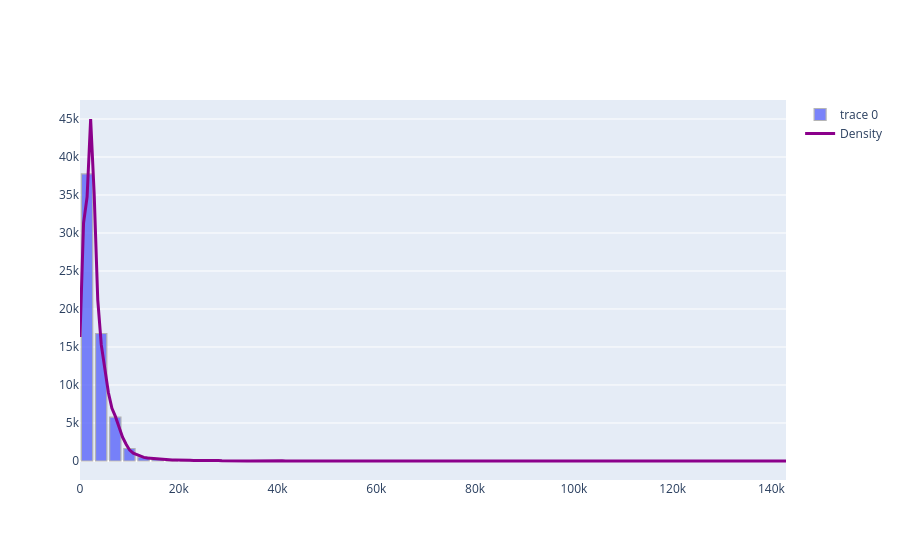

Notebook code for this chart:
### Code cell
# Overlay Gaussian KDE density curve
kde = gaussian_kde(df["char_length"])
x_kde = np.linspace(df["char_length"].min(), df["char_length"].max(), 200)
fig.add_trace(go.Scatter(
    x=x_kde,
    y=kde(x_kde) * len(df) * (bins[1]-bins[0]),
    mode='lines',
    line=dict(color="#8B008B", width=3),  # deep purple for contrast
    name="Density"
))

### Figure 1 — Plotly figure (JSON) as saved in the notebook; plotly's stock layout.template omitted (floating-point values rounded to 4 significant figures; data arrays with more than 128 entries replaced by an {"elided": "..."} marker saying what was removed)
{"data": [{"hovertemplate": "Text Length: %{x}<br>Count: %{y}<extra></extra>", "marker": {"line": {"color": "#A9A9A9", "width": 1.2}}, "opacity": 0.85, "type": "bar", "x": [1431.0, 4290.0, 7149.0, 10010.0, 12870.0, 15730.0, 18590.0, 21440.0, 24300.0, 27160.0, 30020.0, 32880.0, 35740.0, 38600.0, 41460.0, 44320.0, 47180.0, 50040.0, 52900.0, 55760.0, 58610.0, 61470.0, 64330.0, 67190.0, 70050.0, 72910.0, 75770.0, 78630.0, 81490.0, 84350.0, 87210.0, 90070.0, 92920.0, 95780.0, 98640.0, 101500.0, 104400.0, 107200.0, 110100.0, 112900.0, 115800.0, 118700.0, 121500.0, 124400.0, 127200.0, 130100.0, 133000.0, 135800.0, 138700.0, 141500.0], "y": [37769, 16775, 5771, 1642, 519, 275, 152, 101, 73, 89, 20, 23, 17, 12, 10, 11, 10, 9, 7, 2, 1, 0, 1, 2, 0, 2, 1, 0, 0, 0, 1, 0, 1, 1, 2, 0, 0, 0, 0, 0, 2, 0, 0, 0, 0, 0, 1, 0, 0, 1]}, {"line": {"color": "#8B008B", "width": 3}, "mode": "lines", "name": "Density", "type": "scatter", "x": {"elided": "200 float values"}, "y": {"elided": "200 float values"}}], "layout": {}}
